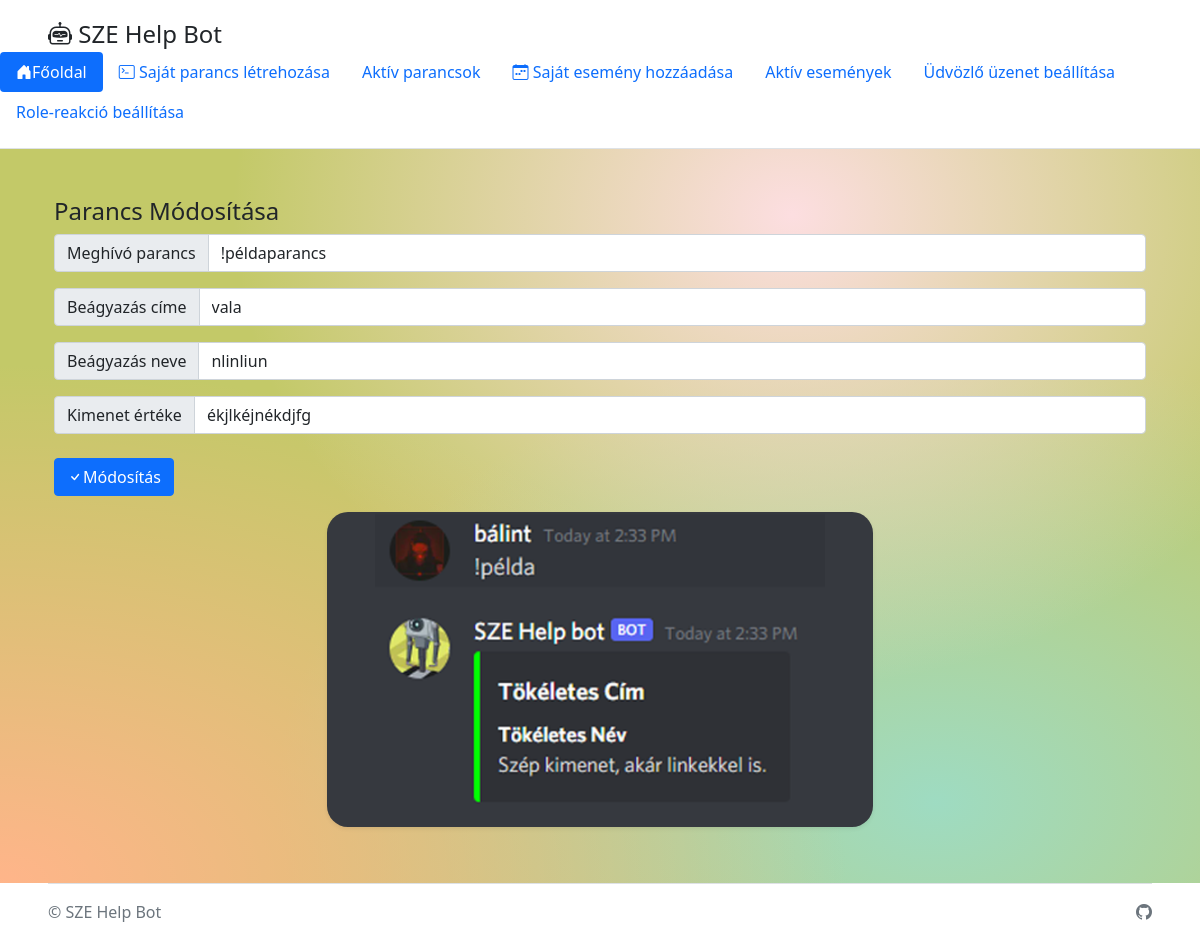
Page /parancs-modositas/1 on the committed database.
### run.py (models this page shows, shortened)
class Commands(db.Model):
    id = db.Column(db.Integer, primary_key=True)
    command = db.Column(db.String(30), nullable=False, unique=True)
    title = db.Column(db.String(30), nullable=False)
    name = db.Column(db.String(30), nullable=False)
    output = db.Column(db.String(300), nullable=False)
    date_created = db.Column(db.DateTime, default=datetime.now)

### run.py (the view)
@app.route("/parancs-modositas/<int:id>", methods=['GET', 'POST'])
def update(id):
    command_to_update = Commands.query.get_or_404(id)
    if request.method == "POST":
        command_to_update.command = request.form["command"]
        command_to_update.title = request.form["title"]
        command_to_update.name = request.form["name"]
        command_to_update.output = request.form["output"]
        try:
            db.session.commit()
            return redirect("/aktiv-parancsok")
        except:
            return "Nem sikerült módosítani a parancsot!"
    else:
        return render_template("update.html", command_to_update=command_to_update)

### templates/update.html (shortened to what this page needs)
{% extends "base.html" %}
{% block content %}
<div class="gradientbackground">
    <div class="container col-xxl-8 px-4 py-5">
        <h4>Parancs Módosítása<h4>
        <form method="POST" action="/parancs-modositas/{{command_to_update.id}}">
            <div class="input-group mb-3">
                <span class="input-group-text" id="command">Meghívó parancs</span>
                <input type="text" name="command" class="form-control" placeholder="!példa" aria-label="command" value="{{command_to_update.command}}">
            </div>
            <div class="input-group mb-3">
                <span class="input-group-text" id="title">Beágyazás címe</span>
                <input type="text" name="title" class="form-control" placeholder="Tökéletes Cím" aria-label="title" value="{{command_to_update.title}}">
            </div>
            <div class="input-group mb-3">
                <span class="input-group-text" id="name">Beágyazás neve</span>
                <input type="text" name="name" class="form-control" placeholder="Tökéletes Név" aria-label="name" value="{{command_to_update.name}}">
            </div>
            <div class="input-group">
                <span class="input-group-text">Kimenet értéke</span>
                <input type="text" class="form-control" name="output" placeholder="Szép kimenet, akár linkekkel is." aria-label="output" value="{{command_to_update.output}}">
            </div>
            <div class="input-group pt-4">
                <span><button type="submit" class="btn btn-primary mb-3"><i class="bi bi-check"></i>Módosítás</button></span>
            </div>
        </form>
        <div class="examplepic shadow-sm mx-auto" style="width: 50%; height: 315px; border-radius: 21px 21px 21px 21px">
            <img src="../static/example.png" class="d-block mx-lg-auto img-fluid" alt="Példa" width="450" loading="lazy">
        </div>
    </div>
</div>
{% endblock %}

### static/styles.css (style rules this page uses)
.gradientbackground { background-color:#c3c968; background-image: radial-gradient(at 66% 9%, hsla(355,85%,93%,1) 0, transparent 50%), radial-gradient(at 0% 100%, hsla(22,100%,77%,1) 0, transparent 50%), radial-gradient(at 78% 89%, hsla(155,46%,74%,1) 0, transparent 50%); margin: 0; padding: 0; }
.examplepic { background-color: #36393f; }

### rows in the picture
Commands: command "!példaparancs", title "vala", name "nlinliun", output "ékjlkéjnékdjfg"
